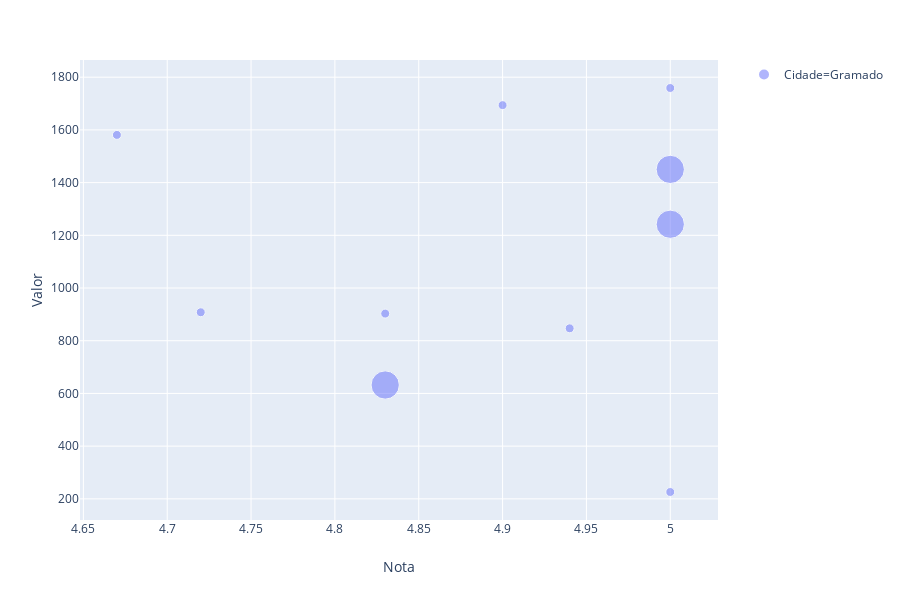

This figure's notebook cell:
### Code cell
import plotly.express as px
fig = px.scatter(df1, x="Nota", y="Valor", color="Cidade",size='Size',hover_data=['Nome'],opacity=0.5)
fig.show()

### Figure 1 — Plotly figure (JSON) as saved in the notebook; plotly's stock layout.template omitted (floating-point values rounded to 4 significant figures)
{"data": [{"customdata": [["Quarto para 2 pessoas"], ["GRAMADO, Natal Luz, assista da janela do seu apto"], ["Apto Maria Flor  106 Gramado"], ["Apto Novo e Aconchegante / Residencial Orquídeas"], ["Aconchego Apartamento Lovato"], ["APTO. LUXO PRÓXIMO CENTRO DE GRAMADO-RS"], ["imperial lugar que encanta.."], ["Apartamento no Centro de Canela"], ["Apartamento em condomínio"], ["Aconchego solar da serra !Apartamento central"], ["Canela/RS - 50m da Catedral de Pedra"], ["Apartamento Cristo Rei Gramado - RS"], ["Estalagem san Marco a Serra Gaúcha te espera"], ["Apto Maria Flor 312"], ["Solar da encosta"], ["Belo Ap.no centro de Gramado"], ["Lindo 2D Knorrville"], ["Cantinho da Cíntia/Conforto e praticidade..."]], "hoverlabel": {"namelength": 0}, "hovertemplate": "Cidade=Gramado<br>Nota=%{x}<br>Valor=%{y}<br>Size=%{marker.size}<br>Nome=%{customdata[0]}", "legendgroup": "Cidade=Gramado", "marker": {"color": "#636efa", "opacity": 0.5, "size": [1, 1, 10, 1, 1, 1, 1, 1, 1, 1, 10, 1, 1, 10, 10, 1, 1, 10], "sizemode": "area", "sizeref": 0.025, "symbol": "circle"}, "mode": "markers", "name": "Cidade=Gramado", "showlegend": true, "type": "scatter", "x": [null, null, null, null, 4.83, 5, 5, null, null, 4.72, 5, null, 4.94, 5, 4.83, 4.67, 4.9, null], "xaxis": "x", "y": [226, 452, 903, 1219, 903, 1759, 226, 872, 632, 908, 1450, 1581, 847, 1242, 632, 1581, 1694, 689], "yaxis": "y"}], "layout": {"height": 600, "legend": {"itemsizing": "constant", "tracegroupgap": 0}, "margin": {"t": 60}, "xaxis": {"anchor": "y", "domain": [0, 0.98], "title": {"text": "Nota"}}, "yaxis": {"anchor": "x", "domain": [0, 1], "title": {"text": "Valor"}}}}
